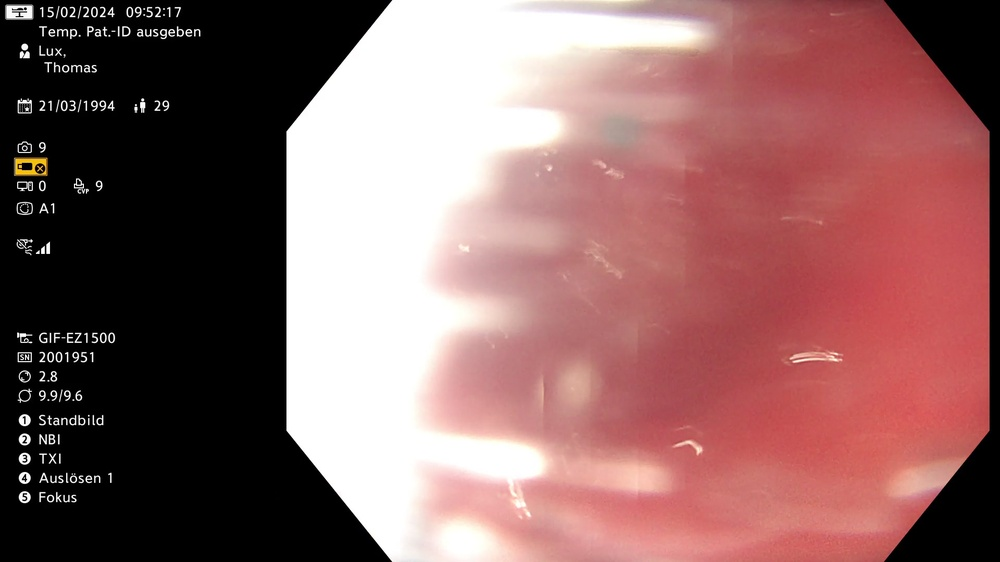
#> input picture tests/assets/frame1.jpg, 1000 x 562 px, shrunk from 1920 x 1080 before the run
$ python -i enhanced_frame_ocr.py   (imports and definitions only)
#> lines starting #> are read from the running program, lines starting #| are printed output that depends on the picture
"""
Enhanced FrameOCR with diagnostic capabilities for gibberish text detection.

This module extends the existing FrameOCR to identify and fix the root cause
of gibberish text in representative_ocr_text.
"""

import os
import logging
import subprocess
import cv2
import numpy as np
import pytesseract
from pathlib import Path
from typing import Dict, Any, Tuple, Optional, List
import unicodedata
import re

logger = logging.getLogger(__name__)

class DiagnosticFrameOCR:
    """Enhanced FrameOCR with diagnostic capabilities."""

    def __init__(self, enable_diagnostics: bool = False, diag_dir: Optional[str] = None):
        """
        Initialize with optional diagnostic mode.

        Args:
            enable_diagnostics: Enable diagnostic logging and debugging
            diag_dir: Directory for diagnostic output files
        """
        self.enable_diagnostics = enable_diagnostics or bool(os.getenv("OCR_DIAG", "0"))
        self.diag_dir = Path(diag_dir or os.getenv("OCR_DIAG_DIR", "./debug/ocr"))

        if self.enable_diagnostics:
            self.diag_dir.mkdir(parents=True, exist_ok=True)
            logger.info(f"OCR Diagnostics enabled, output: {self.diag_dir}")
            self._check_tesseract_setup()

        # Enhanced OCR configuration with robust defaults
        self.ocr_config = self._get_robust_ocr_config()

        # Frame sample counter for diagnostics
        self.frame_count = 0
        self.diag_samples = []

    def _get_robust_ocr_config(self) -> Dict[str, Any]:
        """Get robust OCR configuration based on environment or defaults."""
        return {
            'lang': os.getenv('OCR_LANG', 'deu+eng'),
            'psm': int(os.getenv('OCR_PSM', '6')),  # Uniform text block
            'oem': int(os.getenv('OCR_OEM', '3')),  # Default LSTM
            'dpi': int(os.getenv('OCR_DPI', '300')),
        }

    def _check_tesseract_setup(self):
        """Check and log Tesseract setup for diagnostics."""
        try:
            version_output = subprocess.check_output(
                ["tesseract", "--version"], stderr=subprocess.STDOUT, text=True
            )
            logger.info(f"Tesseract version: {version_output.strip().split()[1]}")

            langs_output = subprocess.check_output(
                ["tesseract", "--list-langs"], stderr=subprocess.STDOUT, text=True
            )
            langs = langs_output.strip().split('\n')[1:]
            has_deu = 'deu' in langs
            has_eng = 'eng' in langs

            logger.info(f"Languages available: {len(langs)} (deu: {has_deu}, eng: {has_eng})")

            if not has_deu:
                logger.warning("⚠️ German language pack (deu) not available!")
            if not has_eng:
                logger.warning("⚠️ English language pack (eng) not available!")

        except Exception as e:
            logger.error(f"Tesseract setup check failed: {e}")

    # [55 lines left out: function _analyze_text_quality, not called in this run]

    def _preprocess_for_ocr(self, frame: np.ndarray, roi: Optional[Dict] = None) -> np.ndarray:
        """
        Improved preprocessing with reduced aggressive filtering.

        Based on diagnostic findings, this uses gentler preprocessing
        to avoid destroying text information.
        """
        try:
            # Apply ROI if specified
            if roi and self._validate_roi(roi):
                x, y, w, h = roi['x'], roi['y'], roi['width'], roi['height']
                frame = frame[y:y+h, x:x+w]

            # Convert to grayscale if needed
            if len(frame.shape) == 3:
                gray = cv2.cvtColor(frame, cv2.COLOR_BGR2GRAY)
            else:
                gray = frame.copy()

            # Gentle enhancement instead of aggressive processing
            if os.getenv('OCR_FIX_V1', '0') == '1':
                # Improved preprocessing based on diagnostic results

                # 1. Mild noise reduction
                denoised = cv2.bilateralFilter(gray, 9, 75, 75)

                # 2. Contrast enhancement
                clahe = cv2.createCLAHE(clipLimit=2.0, tileGridSize=(8,8))
                enhanced = clahe.apply(denoised)

                # 3. Adaptive thresholding (better for varying lighting)
                processed = cv2.adaptiveThreshold(
                    enhanced, 255, cv2.ADAPTIVE_THRESH_GAUSSIAN_C,
                    cv2.THRESH_BINARY, 11, 2
                )

                if self.enable_diagnostics:
                    logger.debug("Using improved preprocessing (OCR_FIX_V1)")

            else:
                # Original processing (potentially problematic)
                processed = gray

            return processed

        except Exception as e:
            logger.error(f"Preprocessing failed: {e}")
            return frame if len(frame.shape) == 2 else cv2.cvtColor(frame, cv2.COLOR_BGR2GRAY)

    # [11 lines left out: function _validate_roi, not called in this run]

    def extract_text_from_frame(
        self,
        frame: np.ndarray,
        roi: Optional[Dict[str, Any]] = None,
        high_quality: bool = True,
        frame_id: Optional[int] = None
    ) -> Tuple[str, float, Dict[str, Any]]:
        """
        Extract text with diagnostic capabilities and gibberish detection.

        Args:
            frame: Input frame
            roi: Region of interest
            high_quality: Use high quality settings
            frame_id: Frame identifier for diagnostics

        Returns:
            Tuple of (text, confidence, ocr_data)
        """
        try:
            # Preprocess frame
            processed_frame = self._preprocess_for_ocr(frame, roi)

            # Build tesseract config
            config = self.ocr_config
            tesseract_config = f"--oem {config['oem']} --psm {config['psm']} --dpi {config['dpi']}"

            # Perform OCR
            ocr_data = pytesseract.image_to_data(
                processed_frame,
                lang=config['lang'],
                config=tesseract_config,
                output_type=pytesseract.Output.DICT
            )

            # Extract and filter words
            words = []
            confidences = []

            for i, word in enumerate(ocr_data['text']):
                if word.strip():
                    conf = int(ocr_data['conf'][i])
                    if conf > 1:  # Minimum confidence threshold
                        words.append(word.strip())
                        confidences.append(conf)

            # Calculate metrics
            text = ' '.join(words)
            mean_conf = sum(confidences) / len(confidences) / 100 if confidences else 0.0

            # Analyze text quality
            quality = self._analyze_text_quality(text)

            # Diagnostic logging
            if self.enable_diagnostics and frame_id is not None:
                self._log_diagnostic_sample(frame_id, processed_frame, text, mean_conf, quality, roi)

            # Warning for gibberish detection
            if quality['is_gibberish'] and quality['gibberish_score'] > 0.8:
                logger.warning(f"High gibberish score ({quality['gibberish_score']:.2f}) detected: {text[:50]}...")

                # Try alternative OCR config for gibberish cases
                if os.getenv('OCR_FIX_V1', '0') == '1':
                    alternative_text, alternative_conf = self._try_alternative_ocr(processed_frame)
                    alt_quality = self._analyze_text_quality(alternative_text)

                    if alt_quality['gibberish_score'] < quality['gibberish_score']:
                        logger.info(f"Alternative OCR improved gibberish score: {alt_quality['gibberish_score']:.2f}")
                        text = alternative_text
                        mean_conf = alternative_conf

            logger.debug(f"OCR extracted {len(words)} words, conf: {mean_conf:.2f}, "
                        f"gibberish: {quality['gibberish_score']:.2f}")

            return text, mean_conf, ocr_data

        except Exception as e:
            logger.error(f"OCR extraction failed: {e}")
            return "", 0.0, {}

    # [89 lines left out: functions _try_alternative_ocr, _log_diagnostic_sample, get_diagnostic_summary, _get_recommendation, not called in this run]

>>> import cv2
>>> picture = cv2.imread('assets/frame1.jpg')
#> picture is the input picture: shape (562, 1000, 3); mean B, G, R 100.4, 101.2, 140.6
>>> result = DiagnosticFrameOCR().extract_text_from_frame(picture)
#> (the call stopped at in _check_tesseract_setup, `version_output = subprocess.check_output( ["tesseract", "--version"], ..`: subprocess is not available in this run)
#> in _preprocess_for_ocr, `gray = cv2.cvtColor(frame, cv2.COLOR_BGR2GRAY)`:
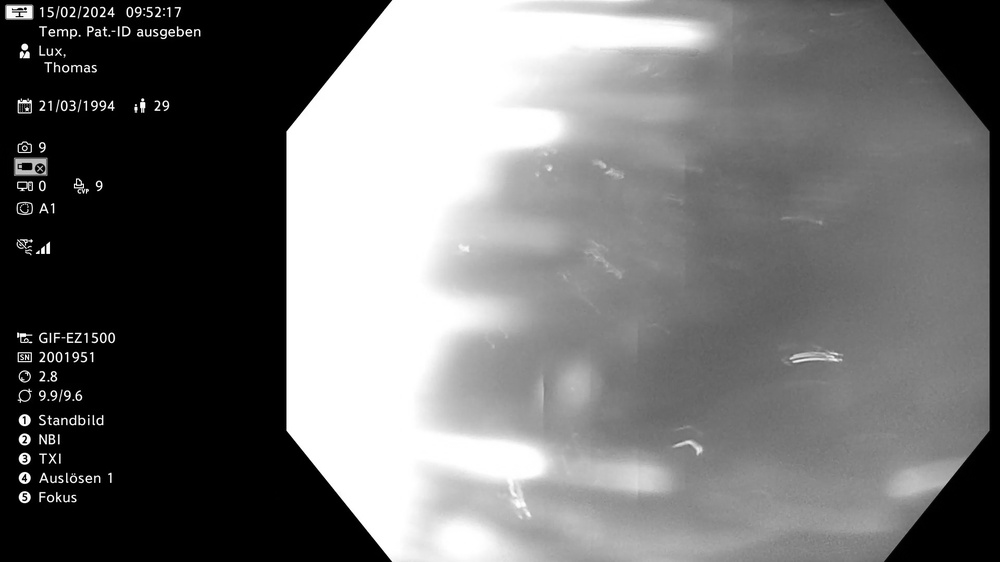
#> gray: shape (562, 1000); min 0, max 255, mean 112.9

$ run again, on tests/assets/frame2.jpg
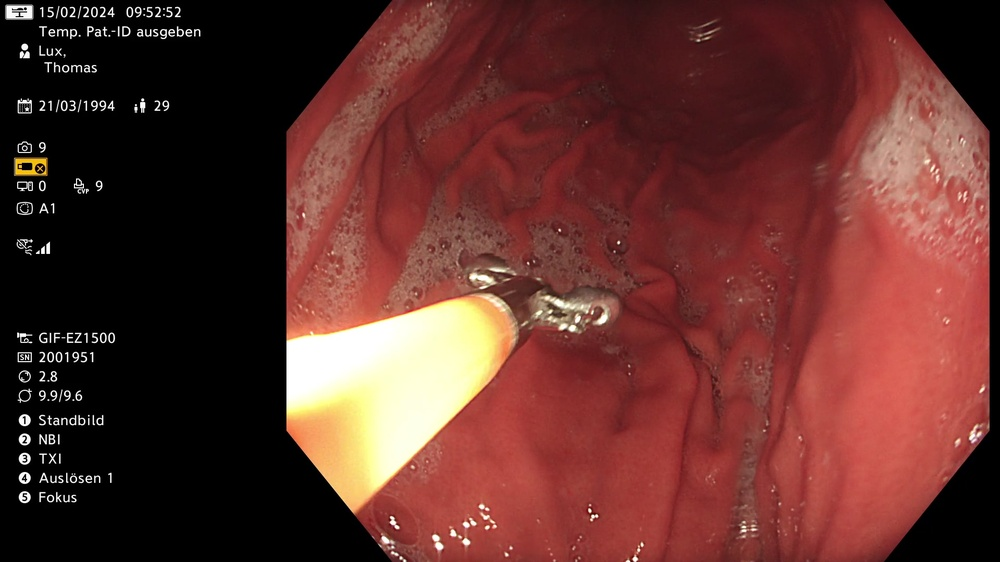
#> input picture tests/assets/frame2.jpg, 1000 x 562 px, shrunk from 1920 x 1080 before the run
#> picture is the input picture: shape (562, 1000, 3); mean B, G, R 44.4, 49.8, 97.3
#> in _preprocess_for_ocr, `gray = cv2.cvtColor(frame, cv2.COLOR_BGR2GRAY)`:
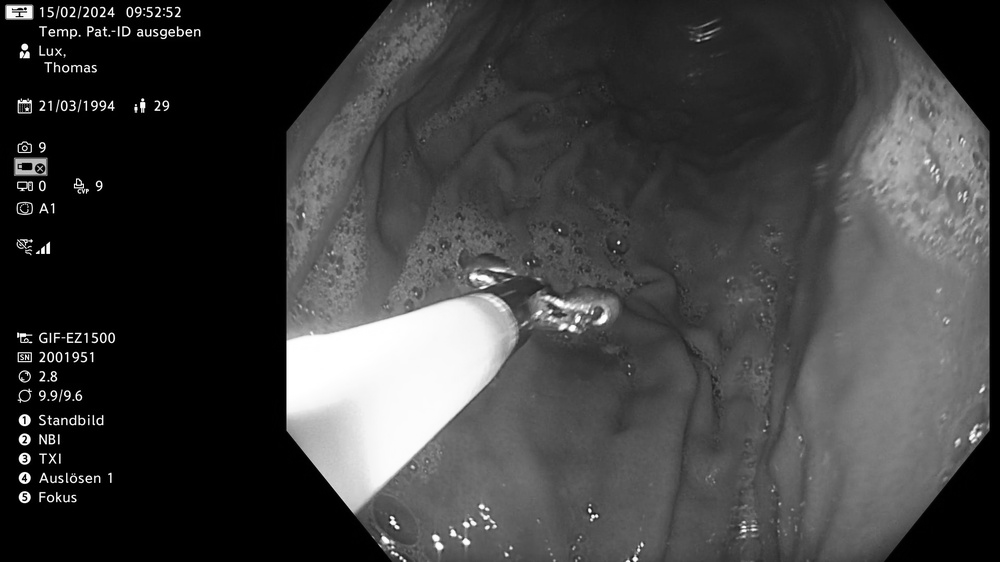
#> gray: shape (562, 1000); min 0, max 255, mean 63.4

$ run again, on tests/assets/frame3.jpg
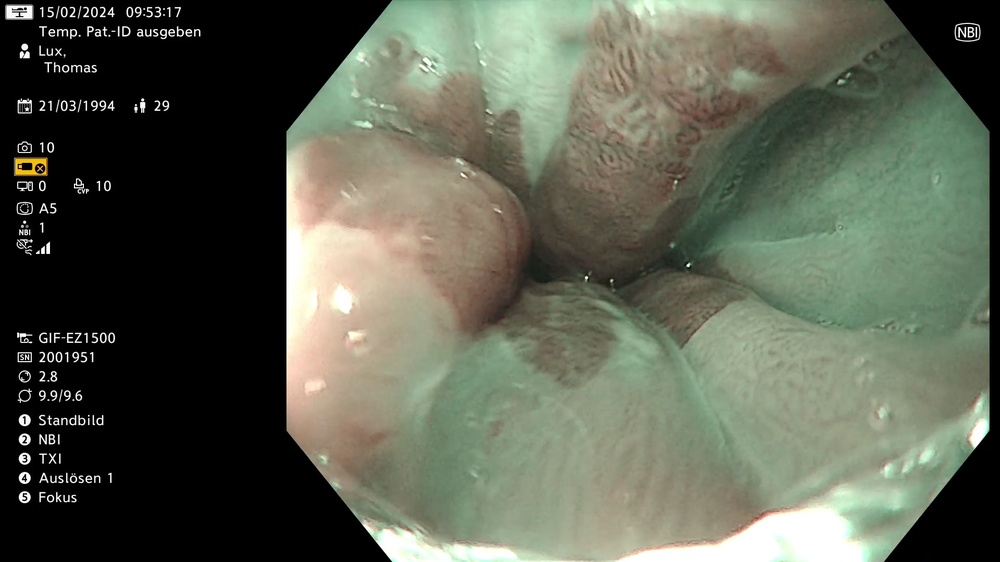
#> input picture tests/assets/frame3.jpg, 1000 x 562 px, shrunk from 1920 x 1080 before the run
#> picture is the input picture: shape (562, 1000, 3); mean B, G, R 81.4, 96.3, 91.6
#> in _preprocess_for_ocr, `gray = cv2.cvtColor(frame, cv2.COLOR_BGR2GRAY)`:
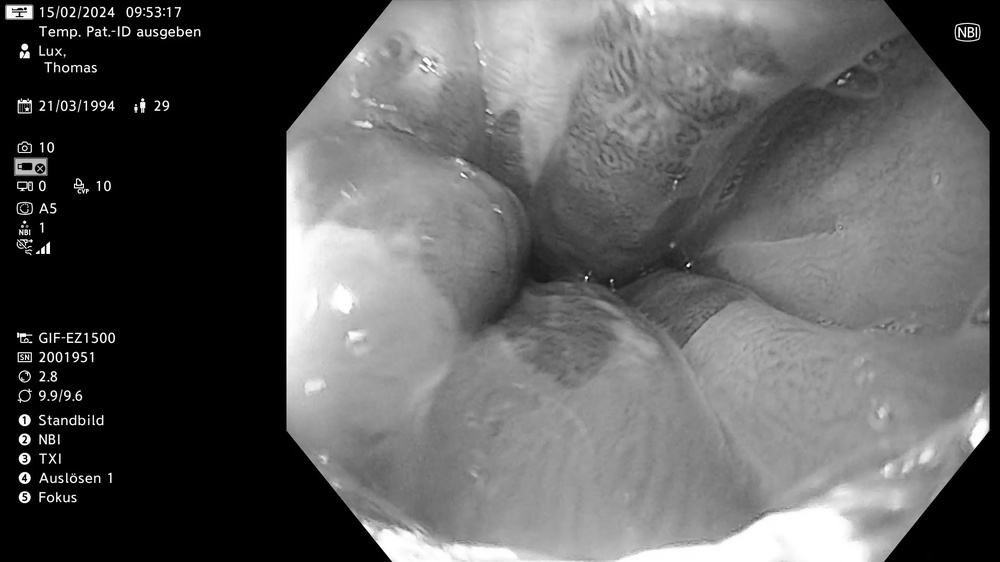
#> gray: shape (562, 1000); min 0, max 255, mean 93.2

$ run again, on tests/assets/frame4.jpg
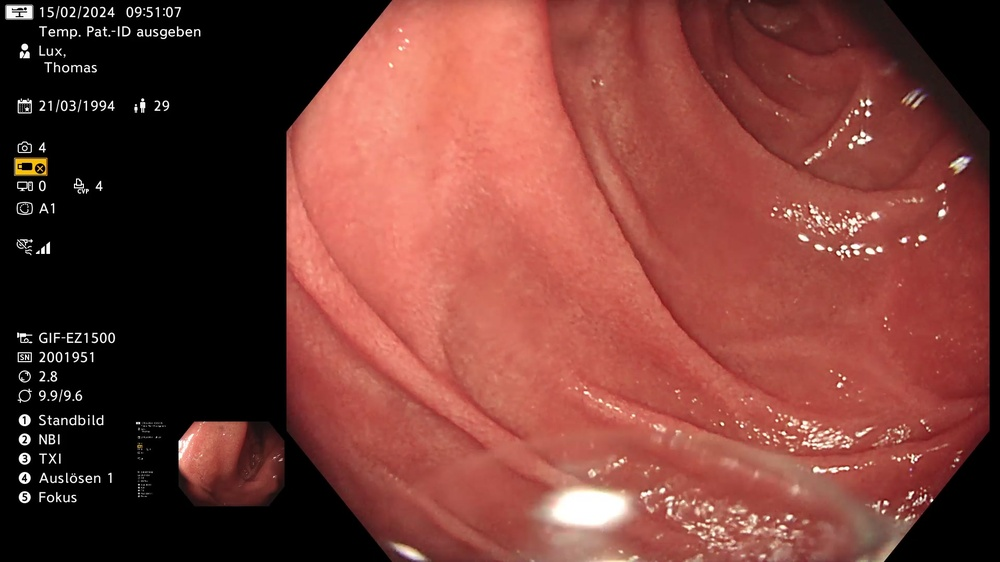
#> input picture tests/assets/frame4.jpg, 1000 x 562 px, shrunk from 1920 x 1080 before the run
#> picture is the input picture: shape (562, 1000, 3); mean B, G, R 54.6, 61.8, 120.6
#> in _preprocess_for_ocr, `gray = cv2.cvtColor(frame, cv2.COLOR_BGR2GRAY)`:
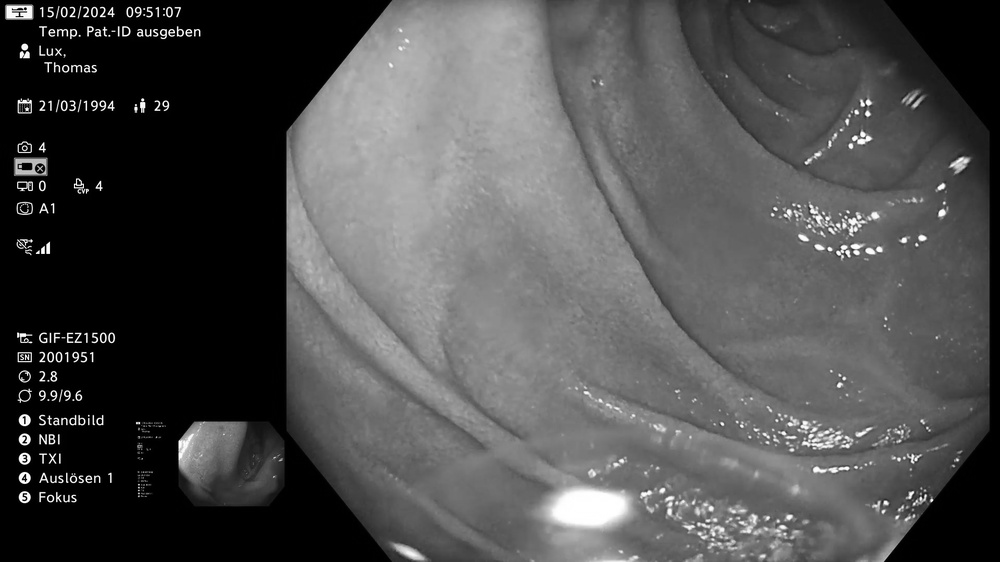
#> gray: shape (562, 1000); min 0, max 255, mean 78.5
